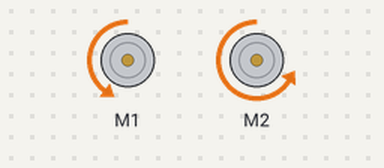
This sketch was run on a simulated Arduino Uno, built with avr-gcc and run on an emulated ATmega328P. On the bench: 2 × DC motor (green arrow = forward, orange = backward, longer = faster).

Above: at 0.1 s.
Timing chart, 0 to 1.6 s (numbered marks = the images above):
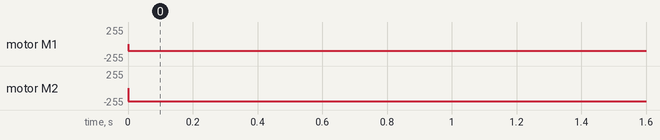

Measured:
- by itself, motor M1: stopped → backward 99/255 at 0.00 s
- by itself, motor M2: stopped → backward 199/255 at 0.00 s

The sketch:

circle_motors.ino
```cpp
/***********************************************************************
RedBot Library_Test

Created 30 Jul 2013 by Mike Hord @ SparkFun Electronics.

This code is beerware- feel free to make use of it, with or without
attribution, in your own projects. If you find it helpful, buy me a beer
the next time you see me at the local- or better yet, shop SparkFun!

This is a simple hardware/library use demo for the RedBot. All it does
is print accelerometer and sensor data over the serial port, while
waiting for a tap on the accelerometer. When the accelerometer is tapped,
it drives forward a few inches.
***********************************************************************/
//include the redbot library to get the functions out of the library
#include <RedBot.h>


// Instantiate the motor control class. This only needs to be done once
//  and indeed SHOULD only be done once!
RedBotMotor motors;

void setup()
{
  Serial.begin(9600);//This will open the serial port to send values out to calibrate sensors

}

void loop()
{

  {
    motors.leftDrive(-100);   // left wheel drive at slow speed
	motors.rightDrive(-200);  // right wheel drive at faster speed
  }

}
```
